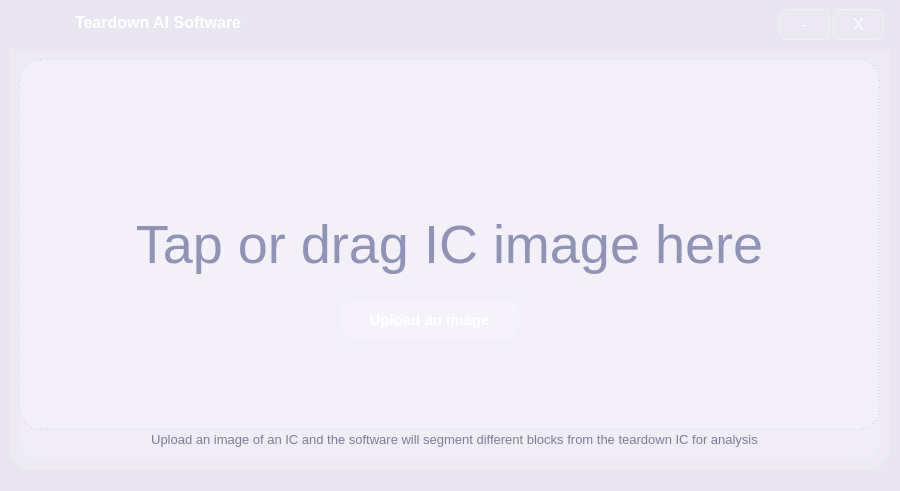
<?xml version="1.0" encoding="UTF-8"?>
<ui version="4.0">
 <class>MainWindow</class>
 <widget class="QMainWindow" name="MainWindow">
  <property name="geometry">
   <rect>
    <x>0</x>
    <y>0</y>
    <width>900</width>
    <height>491</height>
   </rect>
  </property>
  <property name="windowTitle">
   <string>MainWindow</string>
  </property>
  <property name="styleSheet">
   <string notr="true">background-color: #e9e6f2;</string>
  </property>
  <widget class="QWidget" name="centralwidget">
   <property name="styleSheet">
    <string notr="true">background: transparent;</string>
   </property>
   <layout class="QGridLayout" name="gridLayout">
    <item row="0" column="0">
     <widget class="QFrame" name="mainFrame">
      <property name="styleSheet">
       <string notr="true">background: qlineargradient(
        x1:0, y1:0, x2:1, y2:1,
        stop:0 #ece9f7,
        stop:1 #ddd8ee
    );
border-radius: 24px;</string>
      </property>
      <property name="frameShape">
       <enum>QFrame::StyledPanel</enum>
      </property>
      <property name="frameShadow">
       <enum>QFrame::Raised</enum>
      </property>
      <widget class="QFrame" name="HeaderFrame">
       <property name="geometry">
        <rect>
         <x>0</x>
         <y>0</y>
         <width>881</width>
         <height>31</height>
        </rect>
       </property>
       <property name="styleSheet">
        <string notr="true">background: qlineargradient(
        x1:0, y1:0, x2:1, y2:0,
        stop:0 #8f97c8,
        stop:1 #b8bbe3
    );
border-top-left-radius: 22px;
border-top-right-radius: 22px;
border-bottom-left-radius: 0px;
border-bottom-right-radius: 0px;</string>
       </property>
       <property name="frameShape">
        <enum>QFrame::StyledPanel</enum>
       </property>
       <property name="frameShadow">
        <enum>QFrame::Raised</enum>
       </property>
       <widget class="QLabel" name="softwareNameLabel">
        <property name="geometry">
         <rect>
          <x>66</x>
          <y>3</y>
          <width>201</width>
          <height>21</height>
         </rect>
        </property>
        <property name="styleSheet">
         <string notr="true">    background: transparent;
    color: white;
    font-size: 16px;
    font-weight: 500;
    border: none;</string>
        </property>
        <property name="text">
         <string>Teardown AI Software</string>
        </property>
       </widget>
       <widget class="QLabel" name="logoLabel">
        <property name="geometry">
         <rect>
          <x>30</x>
          <y>0</y>
          <width>31</width>
          <height>31</height>
         </rect>
        </property>
        <property name="styleSheet">
         <string notr="true">    background: transparent;
    color: white;
    font-size: 18px;
    font-weight: 600;
    border: none;</string>
        </property>
        <property name="text">
         <string/>
        </property>
       </widget>
       <widget class="QPushButton" name="closeButton">
        <property name="geometry">
         <rect>
          <x>824</x>
          <y>0</y>
          <width>51</width>
          <height>31</height>
         </rect>
        </property>
        <property name="styleSheet">
         <string notr="true">QPushButton#minimizeButton,
QPushButton#closeButton {
    background-color: rgba(255, 255, 255, 0.10);
    color: white;
    border: 1px solid rgba(255, 255, 255, 0.35);
    border-radius: 8px;
    font-size: 16px;
}

QPushButton#minimizeButton:hover,
QPushButton#closeButton:hover {
    background-color: rgba(255, 255, 255, 0.20);
}

QPushButton#minimizeButton:pressed,
QPushButton#closeButton:pressed {
    background-color: rgba(255, 255, 255, 0.28);
}</string>
        </property>
        <property name="text">
         <string>X</string>
        </property>
       </widget>
       <widget class="QPushButton" name="minimizeButton">
        <property name="geometry">
         <rect>
          <x>770</x>
          <y>0</y>
          <width>51</width>
          <height>31</height>
         </rect>
        </property>
        <property name="styleSheet">
         <string notr="true">QPushButton#minimizeButton,
QPushButton#pushButton {
    background-color: rgba(255, 255, 255, 0.10);
    color: white;
    border: 1px solid rgba(255, 255, 255, 0.35);
    border-radius: 8px;
    font-size: 16px;
}

QPushButton#minimizeButton:hover,
QPushButton#pushButton:hover {
    background-color: rgba(255, 255, 255, 0.20);
}

QPushButton#minimizeButton:pressed,
QPushButton#pushButton:pressed {
    background-color: rgba(255, 255, 255, 0.28);
}</string>
        </property>
        <property name="text">
         <string>-</string>
        </property>
       </widget>
      </widget>
      <widget class="QFrame" name="bodyFrame">
       <property name="geometry">
        <rect>
         <x>0</x>
         <y>40</y>
         <width>881</width>
         <height>421</height>
        </rect>
       </property>
       <property name="styleSheet">
        <string notr="true">    background-color: rgba(255, 255, 255, 0.18);
    border-bottom-left-radius: 22px;
    border-bottom-right-radius: 22px;
    border-top-left-radius: 0px;
    border-top-right-radius: 0px;</string>
       </property>
       <property name="frameShape">
        <enum>QFrame::StyledPanel</enum>
       </property>
       <property name="frameShadow">
        <enum>QFrame::Raised</enum>
       </property>
       <widget class="QFrame" name="mainBoxcontainer">
        <property name="geometry">
         <rect>
          <x>10</x>
          <y>10</y>
          <width>861</width>
          <height>371</height>
         </rect>
        </property>
        <property name="styleSheet">
         <string notr="true">    background: qlineargradient(
        x1:0, y1:0, x2:0, y2:1,
        stop:0 rgba(255,255,255,0.34),
        stop:1 rgba(255,255,255,0.20)
    );
    border: 1px dashed #d3cede;
    border-radius: 22px;</string>
        </property>
        <property name="frameShape">
         <enum>QFrame::StyledPanel</enum>
        </property>
        <property name="frameShadow">
         <enum>QFrame::Raised</enum>
        </property>
        <widget class="QLabel" name="dragAnddropicon">
         <property name="geometry">
          <rect>
           <x>90</x>
           <y>150</y>
           <width>681</width>
           <height>71</height>
          </rect>
         </property>
         <property name="styleSheet">
          <string notr="true">    background: transparent;
    color: #8f93b7;
    font-size: 54px;
    font-weight: 400;
    border: none;</string>
         </property>
         <property name="text">
          <string>Tap or drag IC image here</string>
         </property>
         <property name="alignment">
          <set>Qt::AlignCenter</set>
         </property>
        </widget>
        <widget class="QPushButton" name="uploadImagebutton">
         <property name="geometry">
          <rect>
           <x>320</x>
           <y>240</y>
           <width>181</width>
           <height>41</height>
          </rect>
         </property>
         <property name="styleSheet">
          <string notr="true">QPushButton#uploadImagebutton {
    background: qlineargradient(
        x1:0, y1:0, x2:1, y2:0,
        stop:0 #8f9ad8,
        stop:1 #b4b8e9
    );
    color: white;
    border: none;
    border-radius: 18px;
    font-size: 15px;
    font-weight: 500;
    padding: 10px 22px;
}

QPushButton#uploadImagebutton:hover {
    background: qlineargradient(
        x1:0, y1:0, x2:1, y2:0,
        stop:0 #8692d2,
        stop:1 #aeb3e4
    );
}

QPushButton#uploadImagebutton:pressed {
    background: qlineargradient(
        x1:0, y1:0, x2:1, y2:0,
        stop:0 #7986c8,
        stop:1 #a0a8dc
    );
}</string>
         </property>
         <property name="text">
          <string>Upload an image</string>
         </property>
        </widget>
        <widget class="QLabel" name="uploadIconlabel">
         <property name="geometry">
          <rect>
           <x>360</x>
           <y>70</y>
           <width>121</width>
           <height>61</height>
          </rect>
         </property>
         <property name="styleSheet">
          <string notr="true">    background: transparent;
    color: #74758a;
    font-size: 16px;
    font-weight: 400;
    border: none;</string>
         </property>
         <property name="text">
          <string/>
         </property>
        </widget>
       </widget>
       <widget class="QFrame" name="frame">
        <property name="geometry">
         <rect>
          <x>10</x>
          <y>10</y>
          <width>861</width>
          <height>401</height>
         </rect>
        </property>
        <property name="styleSheet">
         <string notr="true">background-color: rgba(255, 255, 255, 0.15);
border-top: 0px solid rgba(210,205,225,0.8);
border-bottom-left-radius: 20px;
border-bottom-right-radius: 20px;
border-top-left-radius: 20px;
border-top-right-radius: 20px;</string>
        </property>
        <property name="frameShape">
         <enum>QFrame::StyledPanel</enum>
        </property>
        <property name="frameShadow">
         <enum>QFrame::Raised</enum>
        </property>
        <widget class="QLabel" name="label_3">
         <property name="geometry">
          <rect>
           <x>30</x>
           <y>370</y>
           <width>811</width>
           <height>21</height>
          </rect>
         </property>
         <property name="styleSheet">
          <string notr="true">    background: transparent;
    color: #7c7d92;
    font-size: 13px;
    font-weight: 400;
    border: none;
    padding-left: 12px;
    padding-right: 12px;</string>
         </property>
         <property name="text">
          <string>Upload an image of an IC and the software will segment different blocks from the teardown IC for analysis</string>
         </property>
         <property name="alignment">
          <set>Qt::AlignCenter</set>
         </property>
        </widget>
       </widget>
       <zorder>frame</zorder>
       <zorder>mainBoxcontainer</zorder>
      </widget>
     </widget>
    </item>
   </layout>
  </widget>
 </widget>
 <resources/>
 <connections/>
</ui>
